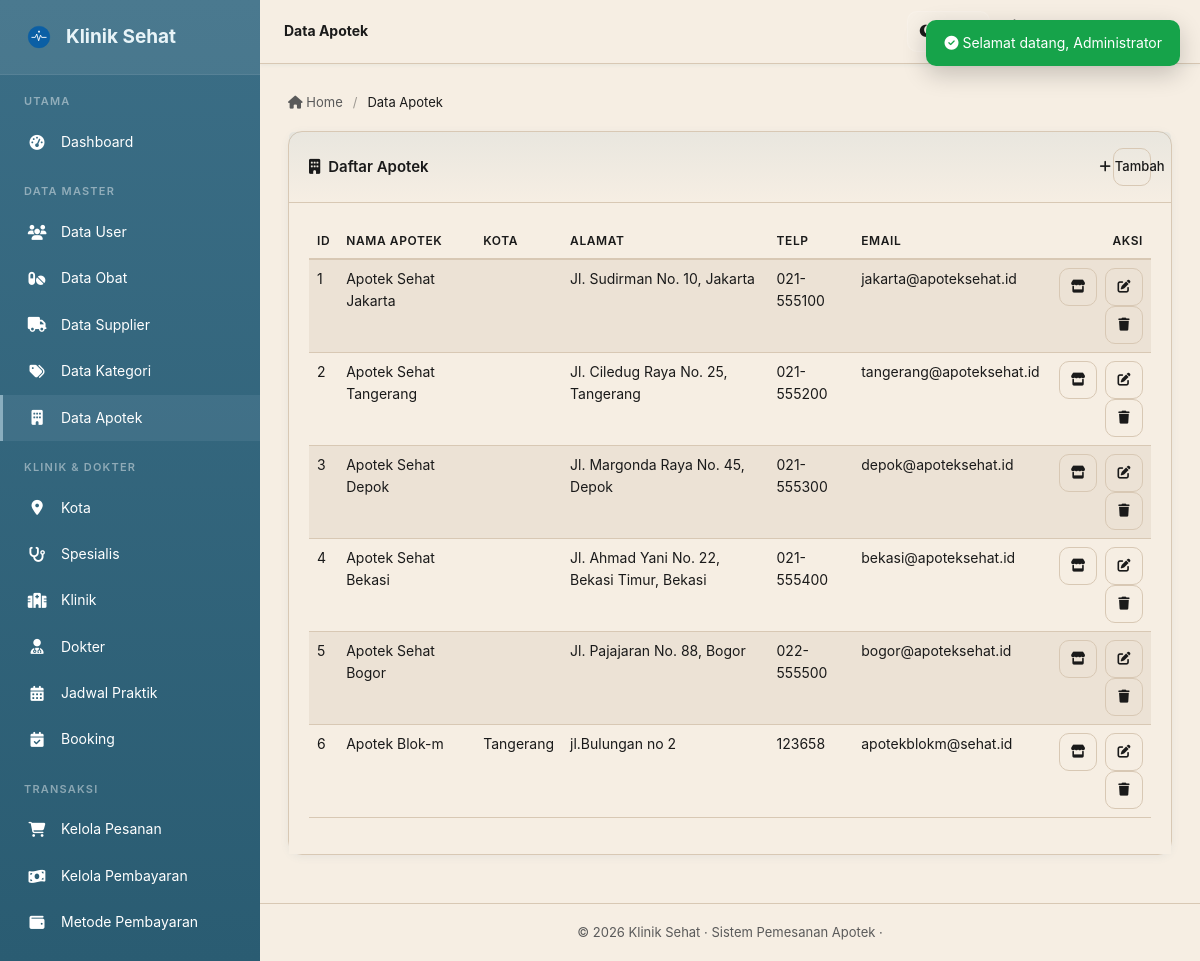
Screenshot of /Klinik/admin/apotek/index.php (signed in) with the database file from the repository.
### tables this page shows
CREATE TABLE `apotek` (
  `id_apotek` int(11) UNSIGNED NOT NULL,
  `id_kota` int(11) UNSIGNED DEFAULT NULL,
  `nama_apotek` varchar(150) NOT NULL,
  `alamat` text DEFAULT NULL,
  `no_telp` varchar(20) DEFAULT NULL,
  `email` varchar(100) DEFAULT NULL
);

CREATE TABLE `kota` (
  `id_kota` int(11) UNSIGNED NOT NULL,
  `nama_kota` varchar(100) NOT NULL
);

### Klinik/functions/functions.php (called while the page is built, shortened)
<?php
function csrf_token() {
    return $_SESSION['csrf'];
}
function e($str) {
    return htmlspecialchars((string)($str ?? ''), ENT_QUOTES, 'UTF-8');
}

### Klinik/admin/apotek/index.php (the view, shortened to what this page needs)
<?php
require_once '../../config/koneksi.php';
$list = $pdo->query("SELECT a.*, kt.nama_kota FROM apotek a LEFT JOIN kota kt ON kt.id_kota=a.id_kota ORDER BY a.id_apotek")->fetchAll();
require_once '../../includes/header_admin.php';
?>
<div class="card">
    <div class="card-header d-flex justify-content-between align-items-center">
        <span><i class="fas fa-building me-2"></i>Daftar Apotek</span>
        <button class="btn btn-sm btn-primary" data-bs-toggle="modal" data-bs-target="#modalForm"><i class="fas fa-plus me-1"></i> Tambah</button>
    </div>
    <div class="card-body">
        <table id="table" class="table table-hover" style="width:100%">
            <thead><tr><th>ID</th><th>Nama Apotek</th><th>Kota</th><th>Alamat</th><th>Telp</th><th>Email</th><th class="text-end">Aksi</th></tr></thead>
            <tbody>
            <?php foreach ($list as $r): ?>
                <tr>
                    <td><?= e($r['id_apotek']) ?></td>
                    <td><?= e($r['nama_apotek']) ?></td>
                    <td><?= e($r['nama_kota']) ?></td>
                    <td><?= e($r['alamat']) ?></td>
                    <td><?= e($r['no_telp']) ?></td>
                    <td><?= e($r['email']) ?></td>
                    <td class="text-end">
                        <a href="<?= BASE_URL ?>admin/apotek/kelola_obat.php?id_apotek=<?= e($r['id_apotek']) ?>" class="btn btn-sm btn-secondary me-1" title="Kelola Obat"><i class="fas fa-store"></i></a>
                        <button class="btn btn-sm btn-warning" data-bs-toggle="modal" data-bs-target="#modalForm" data-id="<?= e($r['id_apotek']) ?>" data-kota="<?= e($r['id_kota']) ?>" data-nama="<?= e($r['nama_apotek']) ?>" data-alamat="<?= e($r['alamat']) ?>" data-telp="<?= e($r['no_telp']) ?>" data-email="<?= e($r['email']) ?>"><i class="fas fa-edit"></i></button>
                        <a href="?hapus=<?= e($r['id_apotek']) ?>&csrf_token=<?= csrf_token() ?>" class="btn btn-sm btn-danger" onclick="return confirm('Hapus apotek ini?')"><i class="fas fa-trash"></i></a>
                    </td>
                </tr>
            <?php endforeach; ?>
            </tbody>
        </table>
    </div>
</div>
<?php require_once '../../includes/footer_admin.php'; ?>

### Klinik/assets/css/style.css (style rules this page uses)
:root { --primary: #3b6e86; --primary-dark: #2e5564; --primary-light: #8aaebf; --bg: #ede4d1; --surface: #f6eee3; --surface-alt: #ece2d5; --text: #1a1a1a; --text-muted: #5a5a5a; --border: #d8c8b4; --sidebar-bg: #3b6e86; --sidebar-dark: #2a5c72; --sidebar-text: #e8f4f8; --sidebar-hover: rgba(138,174,191,.15); --success: #2d8a5e; --danger: #c0392b; --warning: #d4a017; --info: #6f9ab1; --shadow: 0 2px 8px rgba(59,110,134,.08); --shadow-lg: 0 8px 24px rgba(59,110,134,.16); --radius: 14px; --transition: all .25s ease; }
* { box-sizing: border-box; }
body { background: var(--bg); color: var(--text); font-family: 'Inter', 'Segoe UI', system-ui, -apple-system, sans-serif; margin: 0; font-size: 14px; line-height: 1.6; }
a { text-decoration: none; color: var(--primary); transition: var(--transition); }
.card { background: var(--surface); border: 1px solid var(--border); border-radius: var(--radius); box-shadow: var(--shadow); margin-bottom: 20px; transition: var(--transition); }
.card-header { padding: 16px 20px; border-bottom: 1px solid var(--border); font-weight: 600; display: flex; justify-content: space-between; align-items: center; font-size: 15px; background: linear-gradient(180deg, rgba(138,174,191,.12) 0%, transparent 100%); }
.card-body { padding: 20px; }
.btn { border-radius: 8px; font-size: 14px; font-weight: 500; transition: var(--transition); border: none; }
.btn-primary, .bg-primary, .badge.bg-primary, .border-primary, .table .badge.bg-primary, .table td.bg-primary, .table th.bg-primary { background-color: var(--primary) !important; background: var(--primary) !important; border-color: var(--primary) !important; color: #fff !important; }
.btn-primary { background: var(--primary); color: #fff; }
.btn-sm:has(> i:only-child), .btn-sm:has(> span > i:only-child), .btn-sm:has(> svg:only-child), .btn-sm:has(> span > svg:only-child) { background: transparent !important; border: 1px solid var(--border) !important; color: var(--text) !important; width: 38px; height: 38px; min-width: 38px; padding: 0; display: inline-flex; align-items: center; justify-content: center; border-radius: 10px; }
.btn-sm:has(> i:only-child) i, .btn-sm:has(> span > i:only-child) i, .btn-sm:has(> svg:only-child) svg, .btn-sm:has(> span > svg:only-child) svg { margin: 0; }
.btn-danger { background: var(--danger); color: #fff; }
.btn-warning { background: var(--warning); color: #fff; }
.btn-sm { padding: 6px 14px; font-size: 13px; white-space: nowrap; }
.table { color: var(--text); }
.table > :not(caption) > * > * { background: transparent; }
.table thead th { border-bottom: 2px solid var(--border); font-size: 12px; text-transform: uppercase; letter-spacing: .6px; color: var(--text-muted); font-weight: 600; background: rgba(138,174,191,.08); }
.card, .card-body, .modal-content, .dropdown-menu, .table, .table th, .table td, .dataTables_wrapper, .dataTables_scrollHeadInner, .dataTables_scrollBody, .form-control, .form-select, .main, .content, .breadcrumb-custom { background: var(--surface); color: var(--text); }
.table { border-color: var(--border); }
.table th, .table td, .dataTables_wrapper .dataTables_scrollBody table td, .dataTables_wrapper .dataTables_scrollBody table th { background-color: transparent !important; color: var(--text); }
.table thead th { background: rgba(138,174,191,.08); color: var(--text); }
.table tbody tr:nth-of-type(odd) { background: var(--surface-alt); }

### rows the page displays
apotek: id_apotek "1", nama_apotek "Apotek Sehat Jakarta", alamat "Jl. Sudirman No. 10, Jakarta", no_telp "021-555100", email "jakarta@apoteksehat.id"
apotek: id_apotek "2", nama_apotek "Apotek Sehat Tangerang", alamat "Jl. Ciledug Raya No. 25, Tangerang", no_telp "021-555200", email "tangerang@apoteksehat.id"
apotek: id_apotek "3", nama_apotek "Apotek Sehat Depok", alamat "Jl. Margonda Raya No. 45, Depok", no_telp "021-555300", email "depok@apoteksehat.id"
apotek: id_apotek "4", nama_apotek "Apotek Sehat Bekasi", alamat "Jl. Ahmad Yani No. 22, Bekasi Timur, Bekasi", no_telp "021-555400", email "bekasi@apoteksehat.id"
apotek: id_apotek "5", nama_apotek "Apotek Sehat Bogor", alamat "Jl. Pajajaran No. 88, Bogor", no_telp "022-555500", email "bogor@apoteksehat.id"
apotek: id_apotek "6", nama_apotek "Apotek Blok-m", id_kota.nama_kota "Tangerang", alamat "jl.Bulungan no 2", no_telp "123658", email "apotekblokm@sehat.id"

### other values shown
$page_title "Data Apotek"
